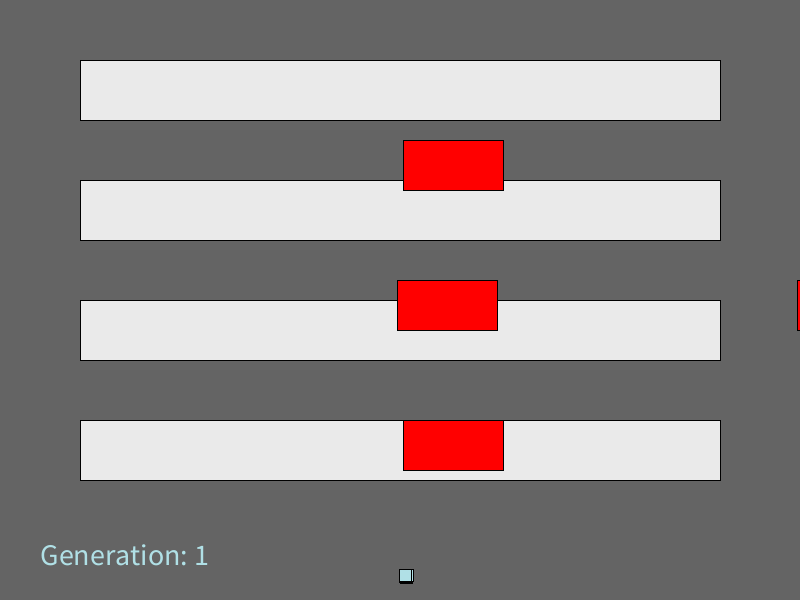
Frame 1 (no input)
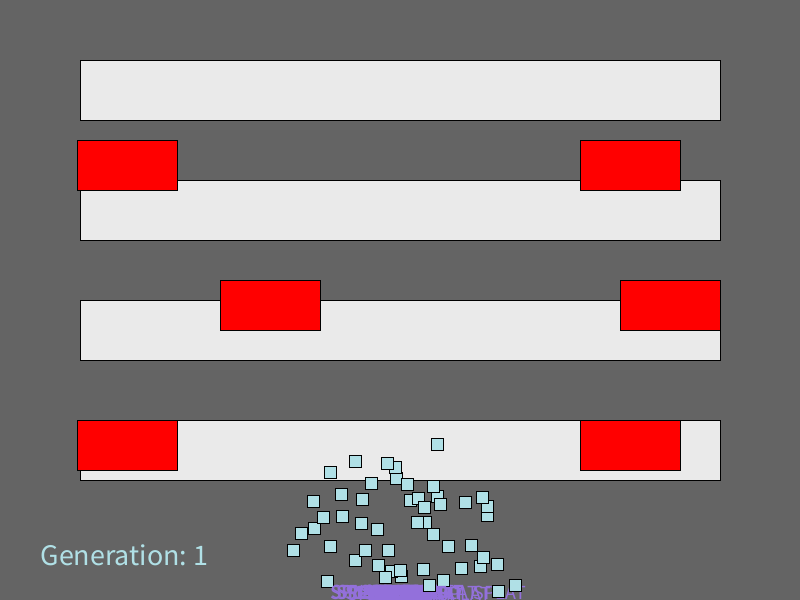
Frame 60 (the mouse pressed at the canvas centre just before this capture)
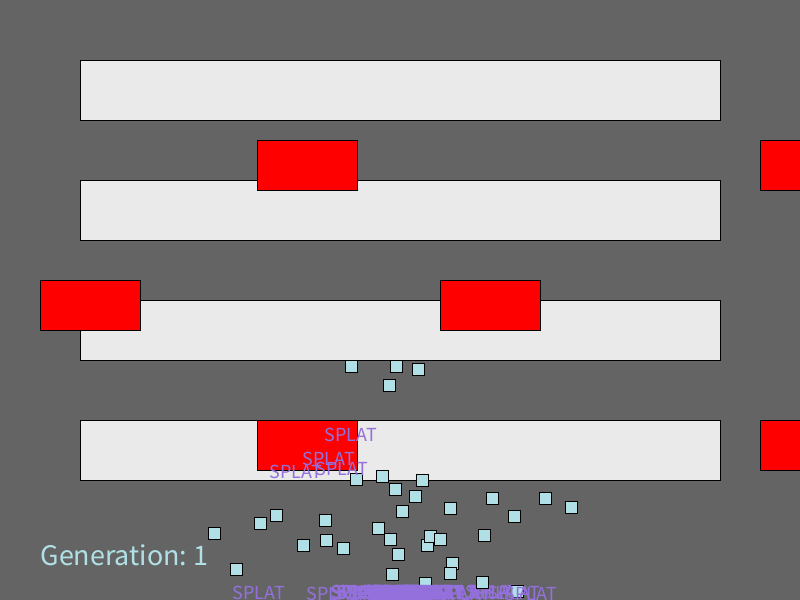
Frame 120 (the mouse held since frame 60 and released just before this capture)

The Processing sketch that drew these frames (run headless with seeded random() and noise(); from frame 60 on, the mouse is pressed at the canvas centre):

// Processing sketch: AIcrossTheRoad
// ── AIcrossTheRoad.pde
Population pop;
Row[] rows;

// INSPIRED BY A VIDEO FROM CODEBULLET. https://www.youtube.com/channel/UC0e3QhIYukixgh5VVpKHH9Q

//____________________________________________________________________________________________________________________________________________________________________________________________________________________________________
//This setting can be changed.

boolean aggressiveLearning = false;

//____________________________________________________________________________________________________________________________________________________________________________________________________________________________________

int wCars;
int hCars;
int nCars = 3;
int nRows = 3;
int k;
int gen = 1;
boolean showOnlyBest = false;
int textSize;
boolean flag = false;
double bestPrevFitness = 0.000003;
int minStep1 = MAX_INT;

void setup() {
  size(800, 600);
  wCars = width/8;
  hCars = height/12;
  k = height/10;
  pop = new Population(100);
  rows = new Row[nRows];
  for (int i = 0; i < nCars; i++) rows[i] = new Row((i+1)*7*(height)/30, nCars, i%2==0);
  textSize = 30*(min(width, height)/600);
}

void draw() {
  background(100);
  for (int i = 0; i < 4; i++) {
    fill(255, 220);
    rect(width/10, (i*2+1)*k, width*8/10, k);
  }
  for (int i = 0; i < nRows; i++) {
    rows[i].update();
    rows[i].show();
    rows[i].outOfScreen();
  }
  if (pop.allDead()) {
    gen++;
    for (int i = 0; i < nCars; i++) rows[i] = new Row((i+1)*7*(height)/30, nCars, i%2==0);
    pop.calcFitness();
    pop.darwin();
    pop.randomize();
  } else {
    pop.update();
    pop.show();
  }
  fill(176, 224, 230);
  textSize(textSize);
  textAlign(LEFT);
  text("Generation: "+gen, width/20, height-(textSize+5));
  if (flag) {
    textAlign(LEFT);
    text("min Steps: " + minStep1, width*2/3, height-(textSize+5));
  }
}

// ── Brain.pde
class Brain{
  int step = 0;
  PVector[] directions;
  
  Brain(int size) {
    directions = new PVector[size];
    randomize();
  } 
  
  void randomize() {
    for (int i = 0; i < directions.length; i++) {
      float angle = random(2*PI);
      directions[i] = PVector.fromAngle(angle);
    }
  }
  
  void mutate() {
    float mutationRateo = 0.01;
    for (int i = 0; i < directions.length; i++) {
      float rand = random(1);
      if (rand < mutationRateo) {
        float angle = random(2*PI);
        directions[i] = PVector.fromAngle(angle);
      } 
    }
  }
  
  Brain clone() {
    Brain clone = new Brain(directions.length);
    for (int i = 0; i < directions.length; i++) {
      clone.directions[i] = directions[i].copy();
    }
    return clone;
  }
  
} 

// ── Car.pde
class Car {
  int velX = -3;
  int pX, pY;
  Car(int x, int y, boolean direction) {
    pX = x;
    pY = y;
    if (direction) velX*=(-1);
  }
  
  void update() {
    pX+=velX;
  }
  
  void show() {
    fill(255, 0, 0);
    rect(pX, pY, wCars, hCars);  
  }
  
  boolean outOfScreen(boolean k) {
    if (k) return pX+wCars+width/nCars<0;
    else return pX>width;
  }
}

// ── Pedestrian.pde
class Pedestrian {
  PVector position;
  PVector speed;
  PVector acc;
  boolean dead = false;
  float fitness;
  boolean end = false;
  boolean best = false;
  int l;

  Brain brain;

  Pedestrian() {
    brain = new Brain(300);
    acc = new PVector(0, 0);
    speed = new PVector(0, 0);
    position = new PVector(width/2, height*19/20);
    l = min(width, height)/50;
  }

  void calcFitness() {
    if (end) {
      flag = true;
      fitness = 1.0/16.0 + 10000.0/float(brain.step*brain.step);
    } else {
      fitness = 1/(position.y*position.y);
    }
  }

  void update() {
    if (!dead && !end) {
      if (aggressiveLearning) {
        if (min(brain.directions.length, sqrt((float)(bestPrevFitness*1000000000))) > brain.step) {
          println(sqrt((float)(bestPrevFitness*1000000000)));
          if (brain.directions.length <= sqrt((float)(bestPrevFitness*1000000000))) {
            aggressiveLearning = false;
          }
          acc = brain.directions[brain.step];
          brain.step++;
        } else {
          dead = true;
        }
      } else {
        if (brain.directions.length > brain.step) {
          acc = brain.directions[brain.step];
          brain.step++;
        } else {
          dead = true;
        }
      }

      speed.add(acc);
      speed.limit(min(width, height)/200);
      position.add(speed);
      check();
    }
  }

  void check() {
    if (position.y < l) {
      end = true;
    } else if (position.x < 0 || position.x > width-l || position.y > height-l) {
      dead = true;
    } else {
      for (int j = 0; j < nRows; j++) {
        for (int i = 0; i < nCars; i++) {
          if (rows[j].cars[i].pX<position.x+l && rows[j].cars[i].pX+wCars>position.x&&rows[j].cars[i].pY<position.y+l&&rows[j].cars[i].pY+hCars>position.y) dead = true;
        }
      }
    }
  }

  void show() {
    if (dead) { 
      fill(147, 112, 219);
      textSize(20);
      textAlign(CENTER);
      text("SPLAT", position.x, position.y+hCars/5);
    } else if (best) {
      fill(0, 255, 0);
      rect(position.x, position.y, l, l);
    } else {
      fill(176, 224, 230);
      rect(position.x, position.y, l, l);
    }
  }

  Pedestrian takeSon() {
    Pedestrian son = new Pedestrian();
    son.brain = brain.clone();
    return son;
  }
}

// ── Population.pde
class Population {
  Pedestrian[] pedestrians;
  int bestPedestrian = 0;
  float sumFitness;
  int minStep = 400;

  Population(int size) {
    pedestrians = new Pedestrian[size];
    for (int i = 0; i < size; i++) {
      pedestrians[i] = new Pedestrian();
    }
  }

  boolean allDead() {
    for (int i = 0; i < pedestrians.length; i++) {
      if (!pedestrians[i].dead && !pedestrians[i].end) {
        return false;
      }
    } 
    return true;
  }

  void calcFitness() {
    for (int i = 0; i < pedestrians.length; i++) {
      pedestrians[i].calcFitness();
    }
  }

  void darwin() {
    Pedestrian[] newPedestrians = new Pedestrian[pedestrians.length];
    setBestPoint();
    calcSumFitness();

    newPedestrians[0] = pedestrians[bestPedestrian].takeSon();
    newPedestrians[0].best = true;
    for (int i = 1; i < pedestrians.length; i++) {
      Pedestrian parent = selectParent();
      newPedestrians[i] = parent.takeSon();
    }
    pedestrians = newPedestrians.clone();
  }

  void calcSumFitness() {
    sumFitness = 0;
    for (int i = 0; i < pedestrians.length; i++) {
      sumFitness += pedestrians[i].fitness;
    }
  }

  Pedestrian selectParent() {
    float rand = random(sumFitness);
    float nowSum = 0;
    for (int i = 0; i < pedestrians.length; i++) {
      nowSum += pedestrians[i].fitness;
      if (nowSum > rand) return pedestrians[i];
    }
    return null;
  }

  void randomize() {
    for (int i = 0; i < pedestrians.length; i++) {
      pedestrians[i].brain.mutate();
    }
  }

  void update() {
    for (int i = 0; i < pedestrians.length; i++) {
      if (pedestrians[i].brain.step > minStep) {
        pedestrians[i].dead = true;
      } else {
        pedestrians[i].update();
      }
    }
  }

  void check() {
    for (int i = 0; i < pedestrians.length; i++) {
      pedestrians[i].check();
    }
  }

  void show() {
    if (gen==1 || !showOnlyBest) {
      for (int i = 0; i < pedestrians.length; i++) {
        pedestrians[i].show();
      }
    }
    pedestrians[0].show();
  }

  void setBestPoint() {
    float max = 0;
    int maxIndex = 0;
    for (int i = 0; i < pedestrians.length; i++) {
      if (pedestrians[i].fitness > max) {
        max = pedestrians[i].fitness;
        maxIndex = i;
      }
    }
    bestPrevFitness = max(max, (float)(bestPrevFitness));
    bestPedestrian = maxIndex;

    if (pedestrians[bestPedestrian].end) {
      minStep = pedestrians[bestPedestrian].brain.step;
    }
    minStep1 = min(minStep, minStep1);
  }
}

// ── Row.pde
class Row {
  Car[] cars;
  boolean dir;
  
  Row(int pY, int size, boolean direction) {
    dir = direction;
    cars = new Car[size];
    for (int i = 0; i < size; i++) {
      cars[i] = new Car(width/2+4*i*(wCars), pY, direction);
    }
  }
  void update() {
    for (int i = 0; i < cars.length; i++) {
      cars[i].update();
    }
  }

  void show() {
    for (int i = 0; i < cars.length; i++) {
      cars[i].show();
    }
  }

  void outOfScreen() {
    for (int i = 0; i < cars.length; i++) {
      if (!dir) {
        if (cars[i].outOfScreen(true)) cars[i].pX = width;
      } else {
        if (cars[i].outOfScreen(false)) cars[i].pX = -wCars;
      }
    }
  }
} 
